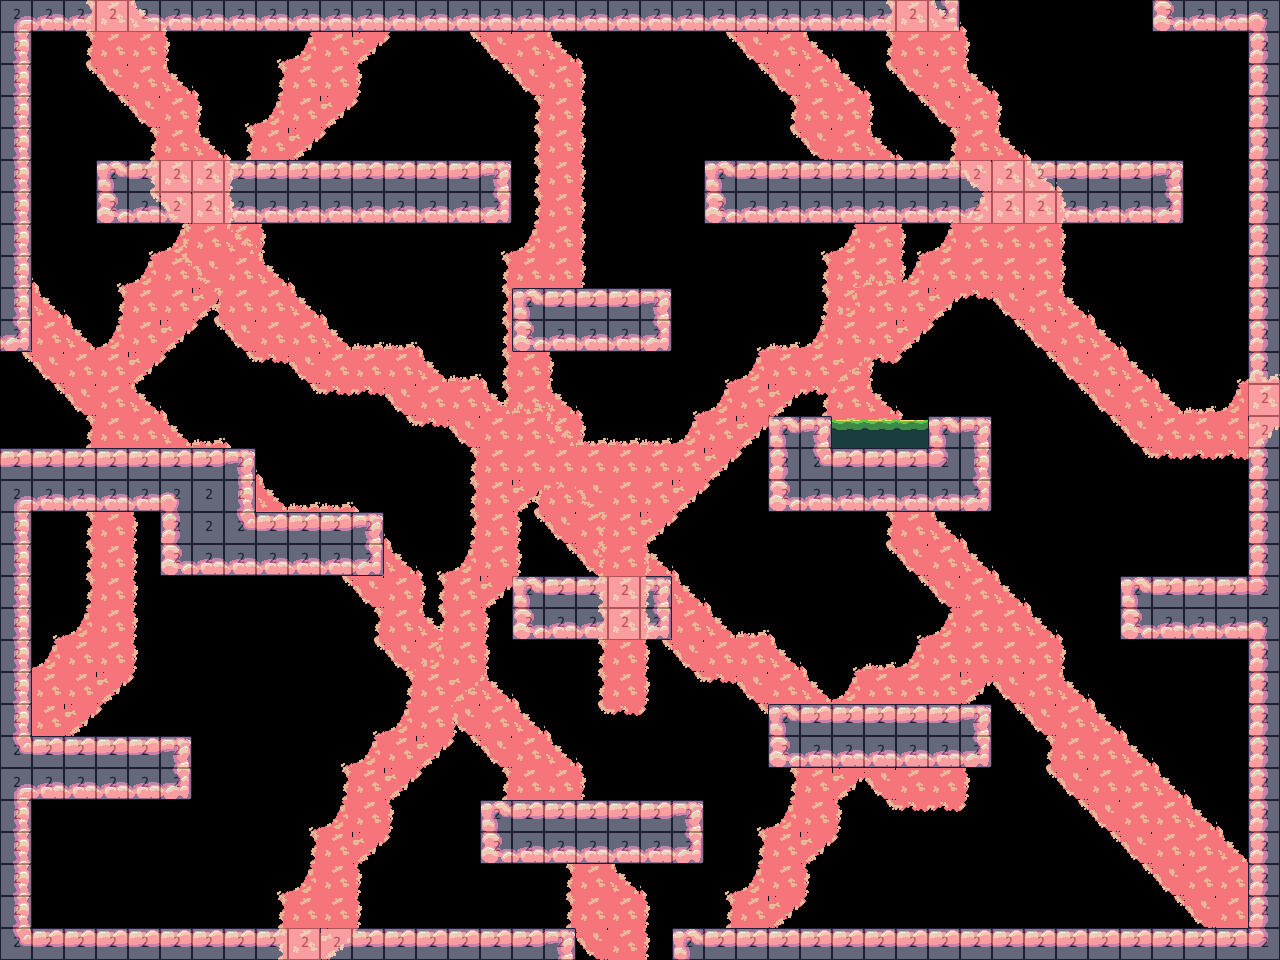

Tiled map render using the project's own tile images. Description and the map definition, with tile-layer contents summarised, below:
An orthogonal 40x30 tile map with 32x32 px tiles, 4 tile layers (bg, mg, fg, collision), 2 tilesets and 10 objects (3x organ, 2x Terraforming - The Maw Entrance, 2x Terraforming - Deepmaw, 2x Command - Computer Room, 2).

<map version="2017.05.26" orientation="orthogonal" renderorder="right-down" width="40" height="30" tilewidth="32" tileheight="32" nextobjectid="68">
 <tileset firstgid="1" name="32blocks" tilewidth="32" tileheight="32" tilecount="10" columns="10">
  <image source="32blocks.png" width="320" height="32" />
 </tileset>
 <tileset firstgid="11" name="shipTileset" tilewidth="32" tileheight="32" tilecount="513" columns="19">
  <image source="shipTileset.png" width="608" height="864" />
  <terraintypes>
   <terrain name="goop" tile="0" />
  </terraintypes>
  <tile id="346" terrain=",,,0" />
  <tile id="347" terrain=",,0,0" />
  <tile id="348" terrain=",,0," />
  <tile id="349" terrain=",0,0,0" />
  <tile id="350" terrain="0,,0,0" />
  <tile id="365" terrain=",0,,0" />
  <tile id="366" terrain="0,0,0,0" />
  <tile id="367" terrain="0,,0," />
  <tile id="368" terrain="0,0,,0" />
  <tile id="369" terrain="0,0,0," />
  <tile id="384" terrain=",0,," />
  <tile id="385" terrain="0,0,," />
  <tile id="386" terrain="0,,," />
 </tileset>
 <layer name="bg" width="40" height="30">
  <data>[1200 cells, 470 non-empty, 13 distinct tile ids]</data>
 </layer>
 <layer name="mg" width="40" height="30">
  <data>[1200 cells, 292 non-empty, 13 distinct tile ids]</data>
 </layer>
 <layer name="fg" width="40" height="30">
  <data>[1200 cells, 286 non-empty, 14 distinct tile ids]</data>
 </layer>
 <layer name="collision" width="40" height="30" opacity="0.29">
  <data>[1200 cells, 292 non-empty, 1 distinct tile ids]</data>
 </layer>
 <objectgroup name="Object Layer 1">
  <object id="54" name="travel" type="Terraforming - The Maw Entrance" x="962.303" y="4.78787" width="184.667" height="7.33333" />
  <object id="55" name="d" type="Terraforming - The Maw Entrance" x="1072" y="50" width="14" height="24" />
  <object id="56" name="travel" type="Terraforming - Deepmaw" x="580" y="944.667" width="86" height="9.33333" />
  <object id="57" name="d" type="Terraforming - Deepmaw" x="558" y="906" width="16" height="18" />
  <object id="62" name="organ" x="838" y="136" width="16.6667" height="18.6667" />
  <object id="63" name="organ" x="339.667" y="495.333" width="16.6667" height="18.6667" />
  <object id="64" name="organ" x="1093.67" y="903.333" width="16.6667" height="18.6667" />
  <object id="65" name="damage" type="2" x="836" y="426.5" width="90.5" height="19.5" />
  <object id="66" name="travel" type="Command - Computer Room" x="6.66667" y="357.333" width="5.33333" height="86.6667" />
  <object id="67" name="d" type="Command - Computer Room" x="44" y="425.333" width="13.3333" height="13.3333" />
 </objectgroup>
</map>
